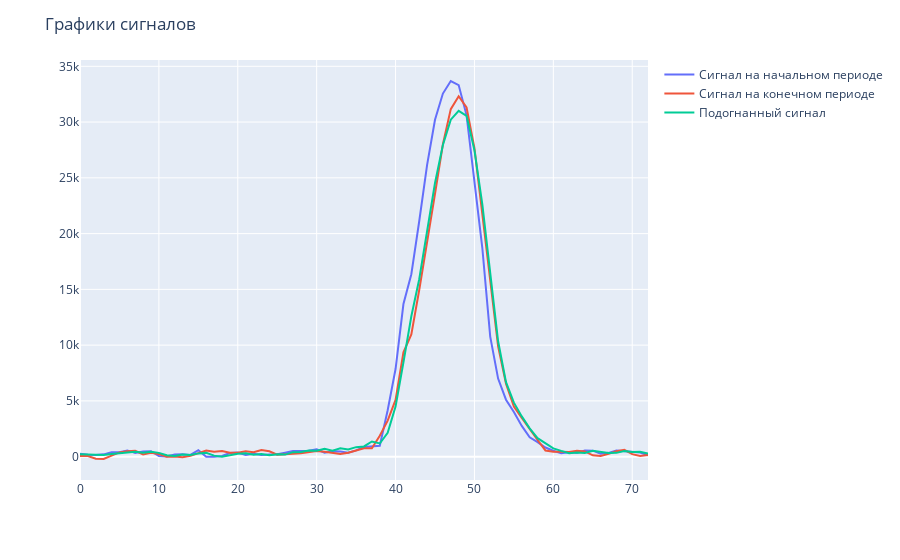

Notebook code for this chart:
### Markdown cell above
Построим сигналы на интерактивном графике

### Code cell
plot_df = pd.DataFrame({'Сигнал на начальном периоде': first_period_signal, 'Сигнал на конечном периоде': last_period_signal, 'Подогнанный сигнал': fitted_signal})

fig = px.line(plot_df)\
    .update_layout(title='Графики сигналов', xaxis_title=None, yaxis_title=None, legend_title=None)

fig.show()

### Figure 1 — Plotly figure (JSON) as saved in the notebook; plotly's stock layout.template omitted (floating-point values rounded to 4 significant figures)
{"data": [{"hovertemplate": "variable=Сигнал на начальном периоде<br>index=%{x}<br>value=%{y}<extra></extra>", "legendgroup": "Сигнал на начальном периоде", "line": {"color": "#636efa", "dash": "solid"}, "marker": {"symbol": "circle"}, "mode": "lines", "name": "Сигнал на начальном периоде", "orientation": "v", "showlegend": true, "type": "scatter", "x": [0, 1, 2, 3, 4, 5, 6, 7, 8, 9, 10, 11, 12, 13, 14, 15, 16, 17, 18, 19, 20, 21, 22, 23, 24, 25, 26, 27, 28, 29, 30, 31, 32, 33, 34, 35, 36, 37, 38, 39, 40, 41, 42, 43, 44, 45, 46, 47, 48, 49, 50, 51, 52, 53, 54, 55, 56, 57, 58, 59, 60, 61, 62, 63, 64, 65, 66, 67, 68, 69, 70, 71, 72], "xaxis": "x", "y": [266.0, 173.3, 155.3, 206.3, 397.0, 388.4, 559.8, 331.1, 453.7, 483.7, 64.18, 20.97, 187.0, 222.6, 159.8, 584.4, 1.08, -12.88, 62.09, 324.8, 367.7, 143.7, 256.3, 139.2, 189.8, 216.1, 353.4, 505.9, 508.5, 534.1, 657.3, 352.3, 491.0, 459.0, 345.7, 567.8, 865.6, 922.4, 980.0, 4159.0, 7858.0, 13680.0, 16350.0, 21110.0, 26160.0, 30210.0, 32560.0, 33680.0, 33310.0, 30600.0, 24670.0, 18710.0, 10760.0, 7003.0, 5105.0, 4001.0, 2755.0, 1742.0, 1308.0, 816.6, 528.7, 298.7, 390.3, 340.8, 552.6, 539.6, 269.6, 342.5, 557.8, 489.3, 428.2, 373.0, 132.8], "yaxis": "y"}, {"hovertemplate": "variable=Сигнал на конечном периоде<br>index=%{x}<br>value=%{y}<extra></extra>", "legendgroup": "Сигнал на конечном периоде", "line": {"color": "#EF553B", "dash": "solid"}, "marker": {"symbol": "circle"}, "mode": "lines", "name": "Сигнал на конечном периоде", "orientation": "v", "showlegend": true, "type": "scatter", "x": [0, 1, 2, 3, 4, 5, 6, 7, 8, 9, 10, 11, 12, 13, 14, 15, 16, 17, 18, 19, 20, 21, 22, 23, 24, 25, 26, 27, 28, 29, 30, 31, 32, 33, 34, 35, 36, 37, 38, 39, 40, 41, 42, 43, 44, 45, 46, 47, 48, 49, 50, 51, 52, 53, 54, 55, 56, 57, 58, 59, 60, 61, 62, 63, 64, 65, 66, 67, 68, 69, 70, 71, 72], "xaxis": "x", "y": [61.4, 60.58, -182.4, -209.9, 91.17, 381.5, 484.6, 528.6, 200.9, 346.2, 240.3, -0.1762, 3.55, -54.39, 67.65, 275.4, 551.3, 445.5, 514.2, 345.0, 342.1, 484.1, 396.8, 592.9, 488.4, 179.4, 250.7, 255.7, 315.4, 405.8, 503.1, 445.6, 355.2, 245.4, 352.8, 516.9, 744.7, 755.2, 1877.0, 3231.0, 5088.0, 9352.0, 10960.0, 14940.0, 19090.0, 23580.0, 28010.0, 31160.0, 32320.0, 31310.0, 27670.0, 21880.0, 16180.0, 9895.0, 6542.0, 4484.0, 3479.0, 2430.0, 1495.0, 554.5, 434.3, 429.9, 415.4, 531.0, 467.7, 115.7, 64.41, 250.5, 487.9, 614.3, 227.0, 56.79, 158.4], "yaxis": "y"}, {"hovertemplate": "variable=Подогнанный сигнал<br>index=%{x}<br>value=%{y}<extra></extra>", "legendgroup": "Подогнанный сигнал", "line": {"color": "#00cc96", "dash": "solid"}, "marker": {"symbol": "circle"}, "mode": "lines", "name": "Подогнанный сигнал", "orientation": "v", "showlegend": true, "type": "scatter", "x": [0, 1, 2, 3, 4, 5, 6, 7, 8, 9, 10, 11, 12, 13, 14, 15, 16, 17, 18, 19, 20, 21, 22, 23, 24, 25, 26, 27, 28, 29, 30, 31, 32, 33, 34, 35, 36, 37, 38, 39, 40, 41, 42, 43, 44, 45, 46, 47, 48, 49, 50, 51, 52, 53, 54, 55, 56, 57, 58, 59, 60, 61, 62, 63, 64, 65, 66, 67, 68, 69, 70, 71, 72], "xaxis": "x", "y": [214.2, 196.6, 180.7, 146.3, 241.6, 332.4, 413.1, 447.3, 349.5, 440.1, 340.7, 121.8, 50.24, 191.5, 147.5, 294.1, 338.5, 91.31, 0.7628, 129.1, 269.7, 311.2, 166.5, 241.6, 120.2, 224.1, 185.5, 406.2, 410.6, 541.3, 540.5, 708.8, 534.9, 757.4, 636.7, 853.6, 915.1, 1361.0, 1183.0, 2139.0, 4487.0, 8455.0, 12590.0, 15910.0, 20050.0, 24530.0, 27950.0, 30210.0, 31000.0, 30560.0, 27480.0, 22630.0, 16490.0, 10350.0, 6684.0, 4839.0, 3611.0, 2541.0, 1661.0, 1215.0, 746.8, 517.5, 307.6, 372.3, 337.1, 526.7, 407.8, 330.5, 339.8, 508.3, 425.8, 432.9, 279.3], "yaxis": "y"}], "layout": {"legend": {"title": {}, "tracegroupgap": 0}, "margin": {"t": 60}, "title": {"text": "Графики сигналов"}, "xaxis": {"anchor": "y", "domain": [0, 1], "title": {}}, "yaxis": {"anchor": "x", "domain": [0, 1], "title": {}}}}
